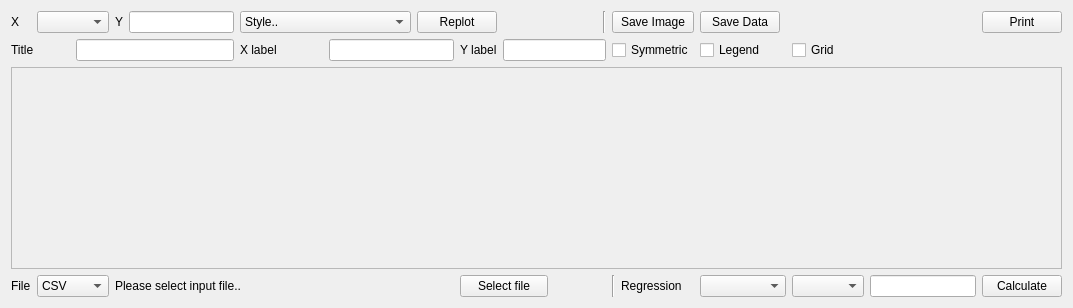
<?xml version="1.0" encoding="UTF-8"?>
<ui version="4.0">
 <class>QGCDataPlot2D</class>
 <widget class="QWidget" name="QGCDataPlot2D">
  <property name="geometry">
   <rect>
    <x>0</x>
    <y>0</y>
    <width>1073</width>
    <height>308</height>
   </rect>
  </property>
  <property name="windowTitle">
   <string>Form</string>
  </property>
  <layout class="QGridLayout" name="gridLayout">
   <item row="0" column="0">
    <widget class="QLabel" name="label_2">
     <property name="text">
      <string>X</string>
     </property>
    </widget>
   </item>
   <item row="0" column="1" colspan="2">
    <widget class="QComboBox" name="xAxis"/>
   </item>
   <item row="0" column="3">
    <widget class="QLabel" name="label_3">
     <property name="text">
      <string>Y</string>
     </property>
    </widget>
   </item>
   <item row="0" column="4">
    <widget class="QLineEdit" name="yAxis"/>
   </item>
   <item row="0" column="5" colspan="2">
    <widget class="QComboBox" name="style">
     <item>
      <property name="text">
       <string>Style..</string>
      </property>
     </item>
     <item>
      <property name="text">
       <string>Only crosses</string>
      </property>
     </item>
     <item>
      <property name="text">
       <string>Only circles</string>
      </property>
     </item>
     <item>
      <property name="text">
       <string>Only rectangles</string>
      </property>
     </item>
     <item>
      <property name="text">
       <string>Only symbols</string>
      </property>
     </item>
     <item>
      <property name="text">
       <string>Lines and crosses</string>
      </property>
     </item>
     <item>
      <property name="text">
       <string>Lines and circles</string>
      </property>
     </item>
     <item>
      <property name="text">
       <string>Lines and rects</string>
      </property>
     </item>
     <item>
      <property name="text">
       <string>Lines and symbols</string>
      </property>
     </item>
     <item>
      <property name="text">
       <string>Dotted lines and crosses</string>
      </property>
     </item>
     <item>
      <property name="text">
       <string>Dotted lines and circles</string>
      </property>
     </item>
     <item>
      <property name="text">
       <string>Dotted lines and rects</string>
      </property>
     </item>
     <item>
      <property name="text">
       <string>Dashed lines and crosses</string>
      </property>
     </item>
     <item>
      <property name="text">
       <string>Dashed lines and circles</string>
      </property>
     </item>
     <item>
      <property name="text">
       <string>Dashed lines and rects</string>
      </property>
     </item>
    </widget>
   </item>
   <item row="0" column="7" colspan="2">
    <widget class="QPushButton" name="reloadButton">
     <property name="text">
      <string>Replot</string>
     </property>
    </widget>
   </item>
   <item row="0" column="11">
    <widget class="Line" name="line">
     <property name="orientation">
      <enum>Qt::Vertical</enum>
     </property>
    </widget>
   </item>
   <item row="0" column="12" colspan="2">
    <widget class="QPushButton" name="savePlotButton">
     <property name="text">
      <string>Save Image</string>
     </property>
    </widget>
   </item>
   <item row="0" column="19">
    <widget class="QPushButton" name="printButton">
     <property name="text">
      <string>Print</string>
     </property>
    </widget>
   </item>
   <item row="1" column="0" colspan="2">
    <widget class="QLabel" name="label_4">
     <property name="text">
      <string>Title</string>
     </property>
    </widget>
   </item>
   <item row="1" column="2" colspan="3">
    <widget class="QLineEdit" name="plotTitle"/>
   </item>
   <item row="1" column="5">
    <widget class="QLabel" name="label_5">
     <property name="text">
      <string>X label</string>
     </property>
    </widget>
   </item>
   <item row="1" column="6" colspan="2">
    <widget class="QLineEdit" name="plotXAxisLabel"/>
   </item>
   <item row="1" column="8">
    <widget class="QLabel" name="label_6">
     <property name="text">
      <string>Y label</string>
     </property>
    </widget>
   </item>
   <item row="1" column="9" colspan="3">
    <widget class="QLineEdit" name="plotYAxisLabel"/>
   </item>
   <item row="1" column="12" colspan="2">
    <widget class="QCheckBox" name="symmetricCheckBox">
     <property name="text">
      <string>Symmetric</string>
     </property>
    </widget>
   </item>
   <item row="1" column="14" colspan="2">
    <widget class="QCheckBox" name="legendCheckBox">
     <property name="text">
      <string>Legend</string>
     </property>
    </widget>
   </item>
   <item row="1" column="16">
    <widget class="QCheckBox" name="gridCheckBox">
     <property name="text">
      <string>Grid</string>
     </property>
    </widget>
   </item>
   <item row="2" column="0" colspan="20">
    <widget class="QFrame" name="plotFrame">
     <property name="frameShape">
      <enum>QFrame::StyledPanel</enum>
     </property>
     <property name="frameShadow">
      <enum>QFrame::Raised</enum>
     </property>
    </widget>
   </item>
   <item row="3" column="0">
    <widget class="QLabel" name="label">
     <property name="text">
      <string>File</string>
     </property>
    </widget>
   </item>
   <item row="3" column="1" colspan="2">
    <widget class="QComboBox" name="inputFileType">
     <item>
      <property name="text">
       <string>CSV</string>
      </property>
     </item>
     <item>
      <property name="text">
       <string>pxIMU</string>
      </property>
     </item>
     <item>
      <property name="text">
       <string>RAW</string>
      </property>
     </item>
    </widget>
   </item>
   <item row="3" column="3" colspan="4">
    <widget class="QLabel" name="filenameLabel">
     <property name="text">
      <string>Please select input file..</string>
     </property>
    </widget>
   </item>
   <item row="3" column="8" colspan="2">
    <widget class="QPushButton" name="selectFileButton">
     <property name="text">
      <string>Select file</string>
     </property>
    </widget>
   </item>
   <item row="3" column="10" colspan="2">
    <spacer name="horizontalSpacer">
     <property name="orientation">
      <enum>Qt::Horizontal</enum>
     </property>
     <property name="sizeHint" stdset="0">
      <size>
       <width>40</width>
       <height>20</height>
      </size>
     </property>
    </spacer>
   </item>
   <item row="3" column="12">
    <widget class="Line" name="line_2">
     <property name="orientation">
      <enum>Qt::Vertical</enum>
     </property>
    </widget>
   </item>
   <item row="3" column="13">
    <widget class="QLabel" name="label_7">
     <property name="text">
      <string>Regression</string>
     </property>
    </widget>
   </item>
   <item row="3" column="14" colspan="2">
    <widget class="QComboBox" name="xRegressionComboBox"/>
   </item>
   <item row="3" column="16" colspan="2">
    <widget class="QComboBox" name="yRegressionComboBox"/>
   </item>
   <item row="3" column="19">
    <widget class="QPushButton" name="regressionButton">
     <property name="text">
      <string>Calculate</string>
     </property>
    </widget>
   </item>
   <item row="3" column="18">
    <widget class="QLineEdit" name="regressionOutput">
     <property name="readOnly">
      <bool>true</bool>
     </property>
    </widget>
   </item>
   <item row="0" column="14">
    <widget class="QPushButton" name="saveCsvButton">
     <property name="text">
      <string>Save Data</string>
     </property>
    </widget>
   </item>
   <item row="0" column="9" colspan="2">
    <spacer name="horizontalSpacer_2">
     <property name="orientation">
      <enum>Qt::Horizontal</enum>
     </property>
     <property name="sizeHint" stdset="0">
      <size>
       <width>40</width>
       <height>20</height>
      </size>
     </property>
    </spacer>
   </item>
  </layout>
 </widget>
 <resources/>
 <connections/>
</ui>
